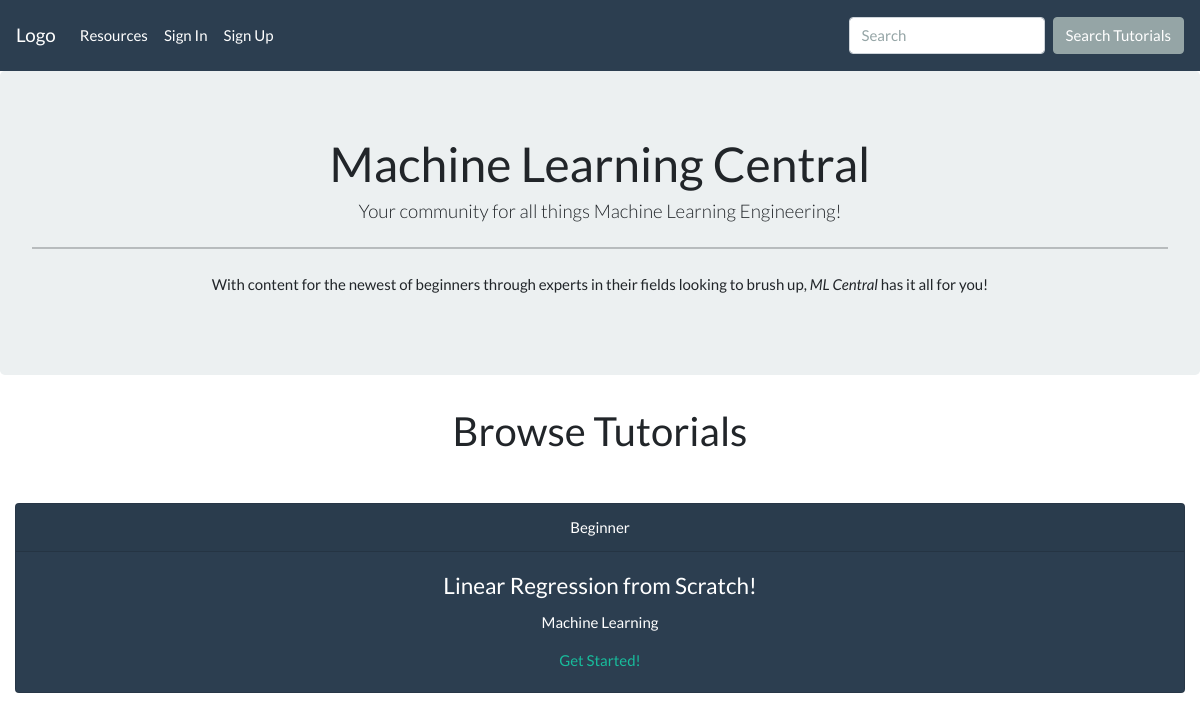
The page / on the database its author committed.
### tutorial_app/models.py (models this page shows)
class Tutorial(db.Model):
    id = db.Column(db.Integer, primary_key=True)
    category = db.Column(
        db.Enum(TutorialCategory), default=TutorialCategory.OTHER
    )
    title = db.Column(db.String(40), nullable=False)
    difficulty = db.Column(
        db.Enum(Difficulty), default=Difficulty.INTERMEDIATE
    )
    body = db.Column(db.String(10000), nullable=False)
    saved_by = db.relationship(
        "User",
        secondary="saved_tutorials",
        back_populates="saved_tutorials",
    )

### tutorial_app/main/routes.py (the view)
@main.route("/")
def homepage():
    tutorials = Tutorial.query.all()
    return render_template("index.html", tutorials=tutorials)

### tutorial_app/utils.py (called while the page is built)
    def __str__(self):
        return str(self.value)

### tutorial_app/templates/index.html
{% extends 'base.html' %}
{% block content %}
<div class="jumbotron mb-10 text-center">
  <h1>Machine Learning Central</h1>
  <h4 class="lead">Your community for all things Machine Learning Engineering!</h4>
  <hr class="my-4">
  <p>With content for the newest of beginners through experts in their fields looking to brush up,
  <em>ML Central</em> has it all for you!</p>
</div>
<div class="m-auto text-center col-md-12">
<h2>Browse Tutorials</h2>
{% for tutorial in tutorials %}
  <div class="card text-white bg-primary mt-5 mb-3 ml-auto mr-auto" style="max-width: 80rem;">
    <div class="card-header">{{ tutorial.difficulty }}</div>
    <div class="card-body">
      <h4 class="card-title">{{ tutorial.title }}</h4>
      <p class="card-text">{{ tutorial.category }}</p>
      <a href="{{ url_for('main.tutorial_details', tutorial_id=tutorial.id) }}">Get Started!</a>
    </div>
  </div>
{% endfor %}
</div>
{% endblock %}

### rows shown on the page
Tutorial: difficulty "Beginner", title "Linear Regression from Scratch!", category "Machine Learning"
